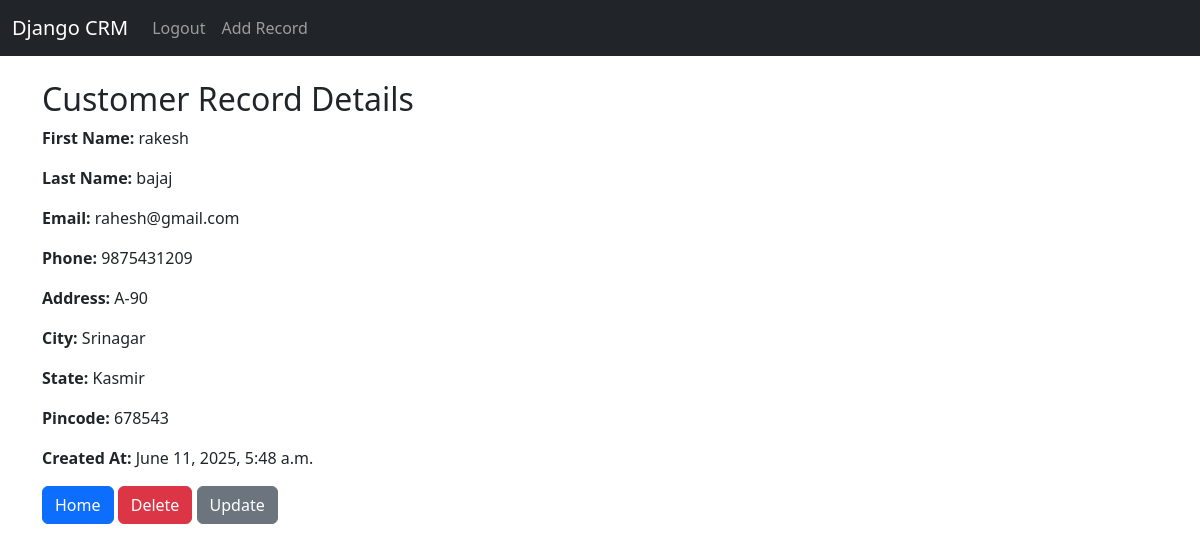
The page /record/2/ (signed in) on the database its author committed.
### website/models.py (models this page shows, shortened)
class Record(models.Model):
    created_at = models.DateTimeField(auto_now_add=True)
    first_name = models.CharField(max_length=50)
    last_name =  models.CharField(max_length=50)
    email = models.CharField(max_length=100)
    phone = models.CharField(max_length=10)
    address = models.CharField(max_length=100)
    city = models.CharField(max_length=25)
    state = models.CharField(max_length=30)
    pincode = models.CharField(max_length=6)

### website/views.py (the view)
# urls.py: path('record/<int:pk>/',views.record_user,name='record'),
def record_user(request, pk):
    if request.user.is_authenticated:
        try:
            record = Record.objects.get(id=pk)
            return render(request, 'website/record.html', {'record': record})
        except Record.DoesNotExist:
            messages.error(request, 'Record not found.')
            return redirect('home')
    else:
        messages.warning(request, 'You must be logged in to view this page!')
        return redirect('home')

### website/templates/website/record.html
{% extends "website/base.html" %}
{% block content %}
<h2>Customer Record Details</h2>
<p><strong>First Name:</strong> {{ record.first_name }}</p>
<p><strong>Last Name:</strong> {{ record.last_name }}</p>
<p><strong>Email:</strong> {{ record.email }}</p>
<p><strong>Phone:</strong> {{ record.phone }}</p>
<p><strong>Address:</strong> {{ record.address }}</p>
<p><strong>City:</strong> {{ record.city }}</p>
<p><strong>State:</strong> {{ record.state }}</p>
<p><strong>Pincode:</strong> {{ record.pincode }}</p>
<p><strong>Created At:</strong> {{ record.created_at }}</p>
<a href="{% url 'home' %}" class="btn btn-primary">Home</a>
<a href="{% url 'delete_record' record.id %}" class="btn btn-danger">Delete</a>
<a href="{% url 'update_record' record.id %}" class="btn btn-secondary">Update</a>
{% endblock %}

### rows shown on the page
Record: first_name "rakesh", last_name "bajaj", email "rahesh@gmail.com", phone "9875431209", address "A-90", city "Srinagar", state "Kasmir", pincode "678543", created_at "June 11, 2025, 5:48 a.m."
